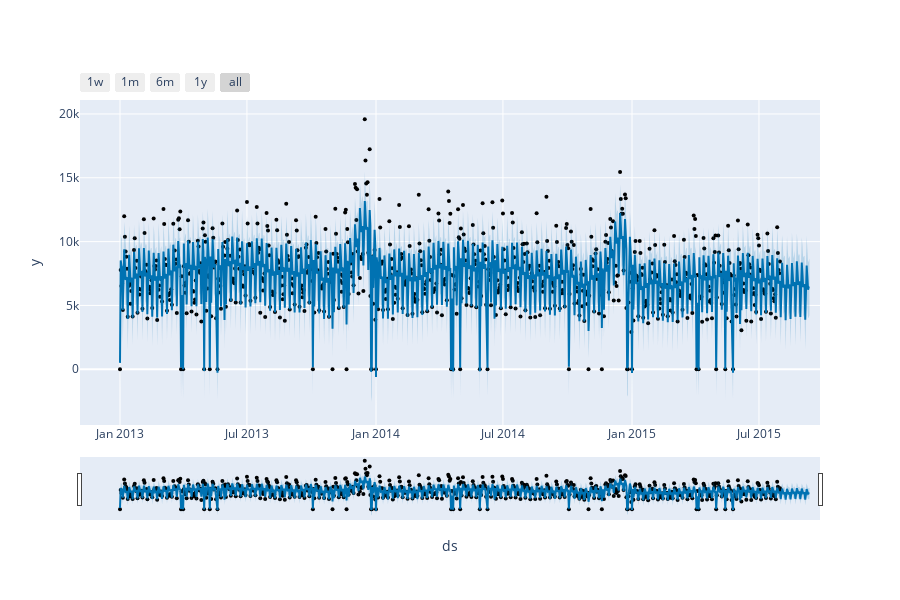

Notebook code for this chart:
### Code cell
from fbprophet.plot import plot_plotly, plot_components_plotly

plot_plotly(m, forecast)

### Figure 1 — Plotly figure (JSON) as saved in the notebook; plotly's stock layout.template omitted (floating-point values rounded to 4 significant figures; data arrays with more than 128 entries replaced by an {"elided": "..."} marker saying what was removed)
{"data": [{"marker": {"color": "black", "size": 4}, "mode": "markers", "name": "Actual", "type": "scatter", "x": {"elided": "808 str values"}, "y": {"elided": "808 int values"}}, {"hoverinfo": "skip", "line": {"width": 0}, "mode": "lines", "type": "scatter", "x": {"elided": "850 str values"}, "y": {"elided": "850 float values"}}, {"fill": "tonexty", "fillcolor": "rgba(0, 114, 178, 0.2)", "line": {"color": "#0072B2", "width": 2}, "mode": "lines", "name": "Predicted", "type": "scatter", "x": {"elided": "850 str values"}, "y": {"elided": "850 float values"}}, {"fill": "tonexty", "fillcolor": "rgba(0, 114, 178, 0.2)", "hoverinfo": "skip", "line": {"width": 0}, "mode": "lines", "type": "scatter", "x": {"elided": "850 str values"}, "y": {"elided": "850 float values"}}], "layout": {"height": 600, "showlegend": false, "width": 900, "xaxis": {"autorange": true, "range": ["2012-11-04 23:16:21.8182", "2015-09-26 00:43:38.1818"], "rangeselector": {"buttons": [{"count": 7, "label": "1w", "step": "day", "stepmode": "backward"}, {"count": 1, "label": "1m", "step": "month", "stepmode": "backward"}, {"count": 6, "label": "6m", "step": "month", "stepmode": "backward"}, {"count": 1, "label": "1y", "step": "year", "stepmode": "backward"}, {"step": "all"}]}, "rangeslider": {"autorange": true, "range": ["2012-11-04 23:16:21.8182", "2015-09-26 00:43:38.1818"], "visible": true, "yaxis": {"_template": null, "rangemode": "match"}}, "title": {"text": "ds"}, "type": "date"}, "yaxis": {"autorange": true, "range": [-4365.0, 21090.0], "title": {"text": "y"}, "type": "linear"}}}
